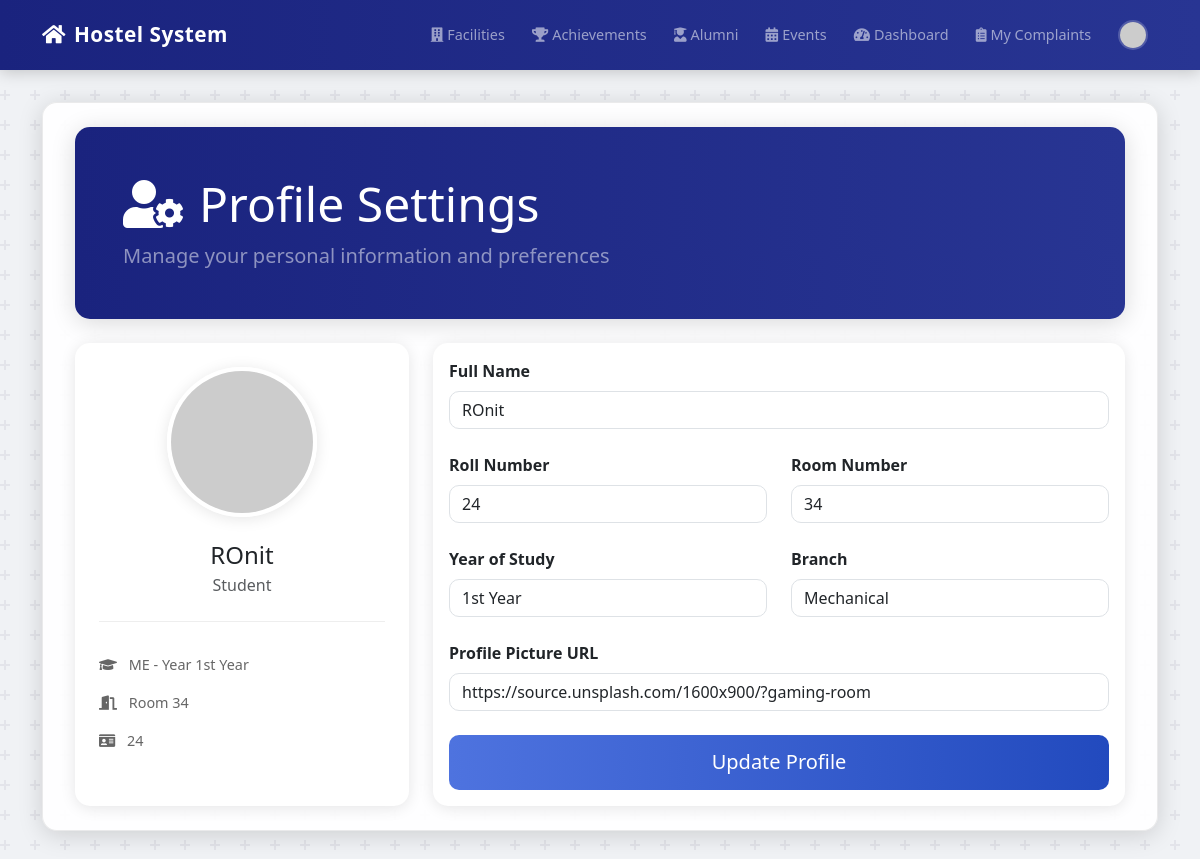
The app's page /profile/settings (signed in), older data.
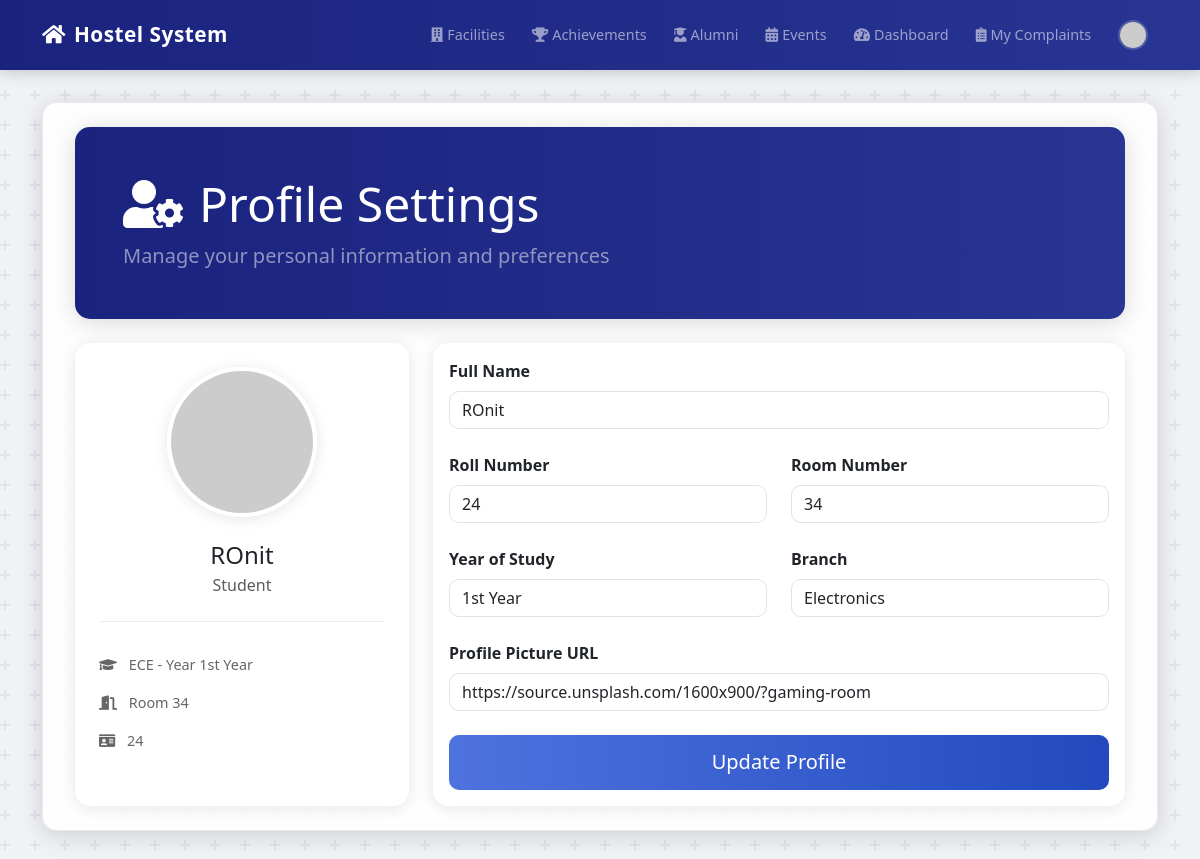
The same page, newer data.
### app.py (models this page shows)
class User(UserMixin, db.Model):
    id = db.Column(db.Integer, primary_key=True)
    username = db.Column(db.String(80), unique=True, nullable=False)
    email = db.Column(db.String(120), unique=True, nullable=False)
    password_hash = db.Column(db.String(128), nullable=False)
    role = db.Column(db.String(50), nullable=False, default='Student')
    name = db.Column(db.Text)
    roll_number = db.Column(db.Text)
    room_number = db.Column(db.Text)
    studying_year = db.Column(db.Text)  # Changed from Numeric to Text
    Branch = db.Column(db.Text)
    profile_pic_url = db.Column(db.Text)

### app.py (the view, shortened to what this page needs)
@app.route('/profile/settings', methods=['GET', 'POST'])
@login_required
def profile_settings():
    form = ProfileForm(obj=current_user)
    return render_template('profile_settings.html', title='Profile Settings', form=form)

### app.py
class ProfileForm(FlaskForm):
    name = StringField('Full Name', validators=[DataRequired()])
    roll_number = StringField('Roll Number', validators=[DataRequired()])
    room_number = StringField('Room Number', validators=[DataRequired()])
    studying_year = SelectField('Year of Study', choices=[
        ('1st Year', '1st Year'),
        ('2nd Year', '2nd Year'),
        ('3rd Year', '3rd Year'),
        ('4th Year', '4th Year'),
        ('Ph.D', 'Ph.D'),
        ('M.Tech', 'M.Tech')
    ], validators=[DataRequired()])
    Branch = SelectField('Branch', choices=[
        ('CSE', 'Computer Science'),
        ('ECE', 'Electronics'),
        ('ME', 'Mechanical'),
        ('CE', 'Civil')
    ], validators=[DataRequired()])
    profile_pic_url = StringField('Profile Picture URL')
    submit = SubmitField('Update Profile')

### app.py (called while the page is built)
@login_manager.user_loader
def load_user(user_id):
    return User.query.get(int(user_id))

### templates/profile_settings.html (shortened to what the changed rows need)
{% extends "base.html" %}
{% block content %}
<div class="container-md py-4">
    <div class="dashboard-header mb-4">
        <div class="row align-items-center">
            <div class="col-lg-8">
                <h1 class="display-5 text-white mb-2">
                    <i class="fas fa-user-cog me-3"></i>Profile Settings
                </h1>
            </div>
        </div>
    </div>
    <div class="row g-4">
        <div class="col-lg-4">
            <div class="card profile-card h-100">
                <div class="card-body text-center p-4">
                    <div class="profile-pic-wrapper mb-4">
                        {% if current_user.profile_pic_url %}
                            <img src="{{ current_user.profile_pic_url }}"
                                 class="rounded-circle profile-image"
                                 alt="Profile Picture"
                                 onerror="this.src='https://ui-avatars.com/api/?name={{ current_user.name|default(current_user.username, true) }}&background=random&color=fff&size=200'">
                        {% else %}
                            <img src="https://ui-avatars.com/api/?name={{ current_user.name|default(current_user.username, true) }}&background=random&color=fff&size=200"
                                 class="rounded-circle profile-image"
                                 alt="Profile Picture">
                        {% endif %}
                    </div>
                    <h4 class="mb-1">{{ current_user.name or current_user.username }}</h4>
                    <p class="text-muted mb-3">{{ current_user.role }}</p>
                    <div class="user-info">
                        <div class="info-item">
                            <i class="fas fa-graduation-cap me-2"></i>
                            {{ current_user.Branch }} - Year {{ current_user.studying_year }}
                        </div>
                        <div class="info-item">
                            <i class="fas fa-door-open me-2"></i>
                            Room {{ current_user.room_number }}
                        </div>
                        <div class="info-item">
                            <i class="fas fa-id-card me-2"></i>
                            {{ current_user.roll_number }}
                        </div>
                    </div>
                </div>
            </div>
        </div>
        <div class="col-lg-8">
            <div class="card">
                <div class="card-body">
                    <form method="POST" action="">
                        <div class="mb-4">
                            {{ form.name.label(class="form-label fw-bold") }}
                            {{ form.name(class="form-control") }}
                        </div>
                        <div class="row mb-4">
                            <div class="col-md-6">
                                {{ form.roll_number.label(class="form-label fw-bold") }}
                                {{ form.roll_number(class="form-control") }}
                            </div>
                            <div class="col-md-6">
                                {{ form.room_number.label(class="form-label fw-bold") }}
                                {{ form.room_number(class="form-control") }}
                            </div>
                        </div>
                        <div class="row mb-4">
                            <div class="col-md-6">
                                {{ form.studying_year.label(class="form-label fw-bold") }}
                                {{ form.studying_year(class="form-control") }}
                            </div>
                            <div class="col-md-6">
                                {{ form.Branch.label(class="form-label fw-bold") }}
                                {{ form.Branch(class="form-control") }}
                            </div>
                        </div>
                        <div class="mb-4">
                            {{ form.profile_pic_url.label(class="form-label fw-bold") }}
                            {{ form.profile_pic_url(class="form-control") }}
                        </div>
                    </form>
                </div>
            </div>
        </div>
    </div>
</div>
{% endblock %}

Row changes from the older to the newer data that the page shows:
changed User "ROnit": Branch "ME" → "ECE"; Branch "Mechanical" → "Electronics"
